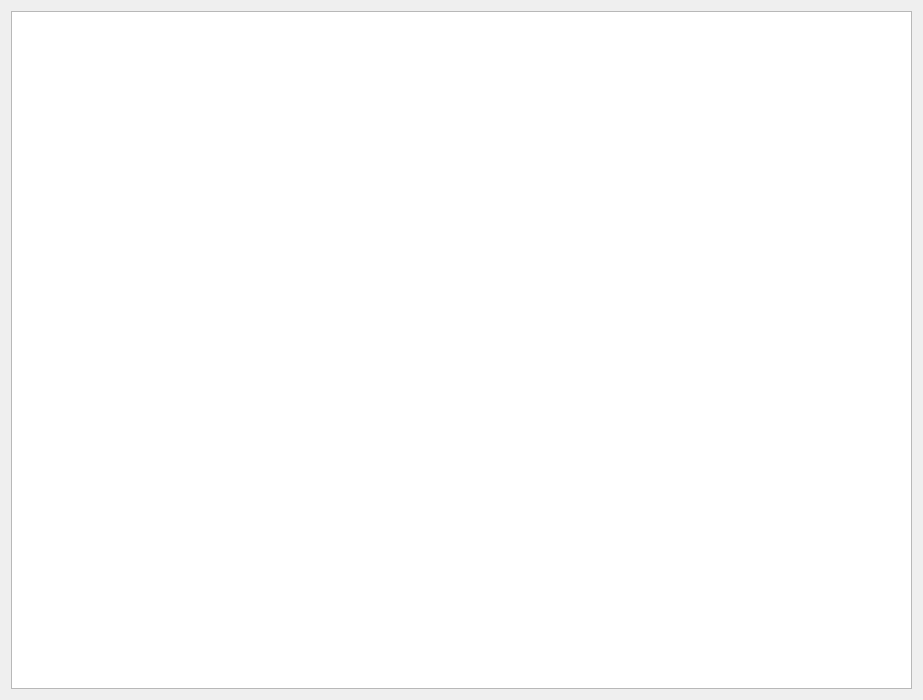
<?xml version="1.0" encoding="UTF-8"?>
<ui version="4.0">
 <class>LaunchEdit</class>
 <widget class="QWidget" name="LaunchEdit">
  <property name="geometry">
   <rect>
    <x>0</x>
    <y>0</y>
    <width>923</width>
    <height>700</height>
   </rect>
  </property>
  <property name="windowTitle">
   <string>Form</string>
  </property>
  <layout class="QGridLayout" name="gridLayout">
   <item row="0" column="0" colspan="2">
    <widget class="QTextEdit" name="launch_description"/>
   </item>
  </layout>
 </widget>
 <resources/>
 <connections/>
</ui>
